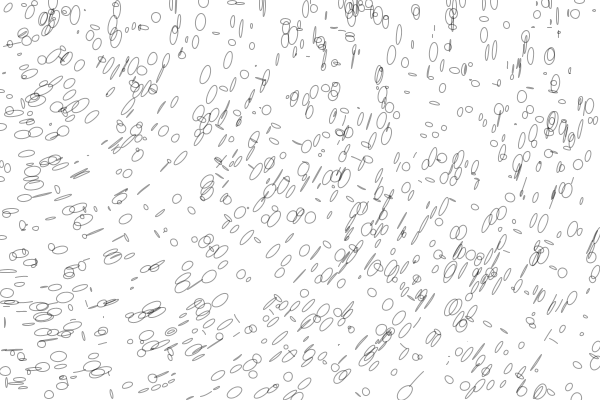
Frame 1 (no input)
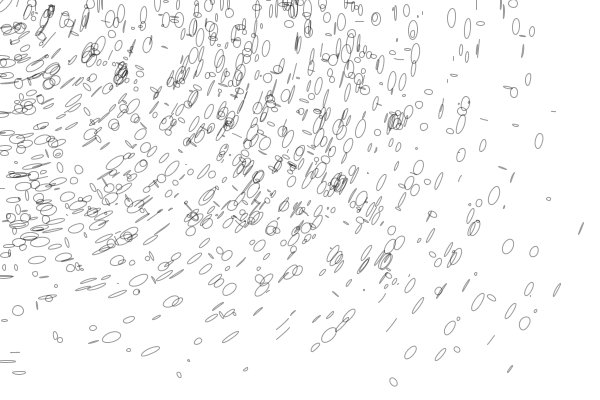
Frame 60 (the mouse pressed at the canvas centre just before this capture)
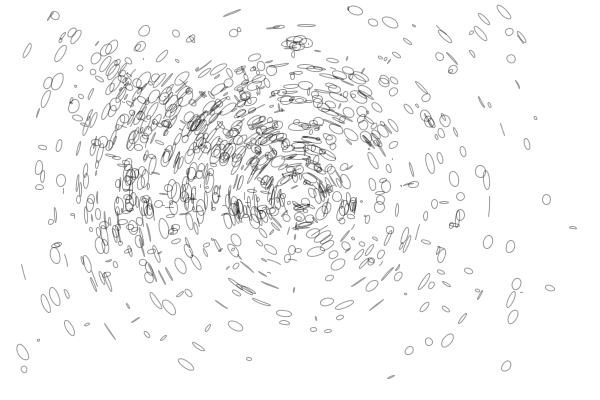
Frame 120 (the mouse held since frame 60 and released just before this capture)

The Processing sketch that drew these frames (run headless with seeded random() and noise(); from frame 60 on, the mouse is pressed at the canvas centre):

// Processing sketch: processing_44343
// ── processing_44343.pde

int num =1000;
 
float[] X=new float[num];
float[] Y=new float[num];
float[] Spx=new float[num];
float[] Spy=new float[num];
float[] SpeedRate=new float[num];
 
void setup(){
  size(600,400);
  frameRate(30);
 
  for(int i=0; i<num; i++){
  X[i]=random(width);
  Y[i]=random(height);
  Spx[i]=Spy[i]=0;
  SpeedRate[i]=random(0.01);
 }
}
 
void draw(){
  background(255);
  for(int i=0; i<num; i++){
    Spx[i]=(mouseX-X[i])*SpeedRate[i];
    Spy[i]=(mouseY-Y[i])*SpeedRate[i];
    X[i]+=Spx[i];
    Y[i]+=Spy[i];
    drawBug(i);
 }
} 
 
void drawBug(int i){
  pushMatrix();
  translate(X[i],Y[i]);
  rotate(atan2(mouseY-Y[i],mouseX-X[i]));
  noFill();
  stroke(0,100);
  ellipse(0,0,random(10),random(20));
  popMatrix();
}

                
                                                                
